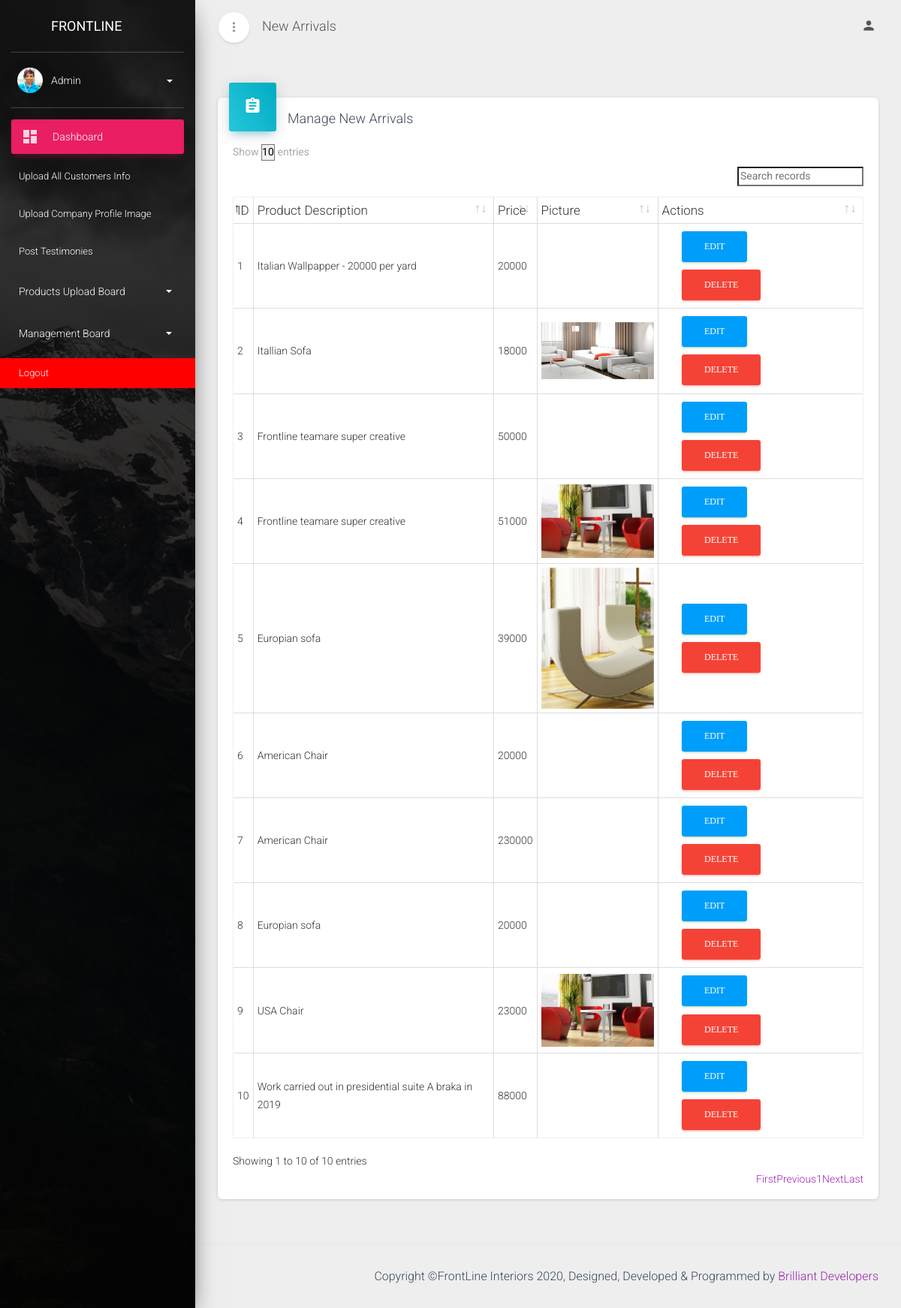
Screenshot of /admin/manageNewArrival.php (signed in) with the database file from the repository.
### tables this page shows
CREATE TABLE `newarrivals` (
  `id` int(11) NOT NULL,
  `description` text NOT NULL,
  `price` int(11) NOT NULL,
  `product_id` text NOT NULL,
  `picture` text NOT NULL
);

### admin/manageNewArrival.php (the view, shortened to what this page needs)
<?php include("include/header.php");?>
   <div class="main-panel">
     <nav class="navbar navbar-expand-lg navbar-transparent navbar-absolute fixed-top ">
       <div class="container-fluid">
         <div class="navbar-wrapper">
           <div class="navbar-minimize">
             <button id="minimizeSidebar" class="btn btn-just-icon btn-white btn-fab btn-round">
               <i class="material-icons text_align-center visible-on-sidebar-regular">more_vert</i>
             </button>
           </div>
           <a class="navbar-brand" href="#pablo">New Arrivals</a>
         </div>
         <div class="collapse navbar-collapse justify-content-end">
           <ul class="navbar-nav">
             <li class="nav-item dropdown">
               <a class="nav-link" href="#pablo" id="navbarDropdownProfile" data-toggle="dropdown" aria-haspopup="true" aria-expanded="false">
                 <i class="material-icons">person</i>
               </a>
             </li>
           </ul>
         </div>
       </div>
     </nav>
     <div class="content">
       <div class="container-fluid">
         <div class="row">
           <div class="col-md-12">
             <div class="card">
               <div class="card-header card-header-info card-header-icon">
                 <div class="card-icon">
                   <i class="material-icons">assignment</i>
                 </div>
                 <h4 class="card-title">Manage New Arrivals</h4>
               </div>
               <div class="card-body">
                 <div class="material-datatables">
                   <table id="datatables" class="table table-bordered table-no-bordered table-hover" cellspacing="0" width="100%" style="width:100%">
                     <thead>
                       <tr>
                       <th>ID</th>
                         <th>Product Description</th>
                         <th>Price</th>
                         <th>Picture</th>
                         <th class="">Actions</th>
                     </tr>
                     </thead>
                     <tbody>
                     <?php $sql = "SELECT * FROM newarrivals ORDER BY id DESC";
                            $x = 1;
                            if ($query_run = mysqli_query($connection,$sql)) {
                            while($query_row = mysqli_fetch_assoc($query_run)){
                             $desc = $query_row['description'];
                             $price = $query_row['price'];
                             $pic = $query_row['picture'];
                       ?>
                        <tr>
                        <td><?php echo $x++;?></td>
                         <td><?php echo $desc;?></td>
                         <td><?php echo $price;?></td>
                         <td><img src='<?php echo "newArrivalsFiles /" .$pic;?>' alt="" width="150px" hieght="150px" /></td>
                         <td class="text-right">
                            <ul class="nav nav-pills">
                            <li role="presentation">
                              <a href="editNewArrival.php?id=<?php echo $query_row['id']; ?>">
                               <span class="fa fa-pencil"><button class="btn btn-success btn-xs" style="background-color:#009efb;">Edit</button></span>
                              </a>
                           </li>&nbsp;&nbsp;&nbsp;&nbsp;&nbsp;&nbsp;
                             <li role="presentation">
                               <a  href='deleteNewArrival.php?id=<?php echo $query_row['id']; ?>'onclick='return confirm("Are you really sure?")'>
                                <span class="fa fa-trash"><button class="btn btn-danger btn-xs">Delete</button></span>
                               </a>
                             </li>
                           </ul>
                         </td>
                       </tr>
                          <?php
                         }
                       }
                     ?>
                     </tbody>
                   </table>
                 </div>
               </div>
             </div>
           </div>
         </div>
       </div>
     </div>
   <?php include("include/footer.php");?>

### rows the page displays
newarrivals: description "Italian Wallpapper - 20000 per yard", price "20000"
newarrivals: description "Itallian Sofa", price "18000", picture (picture)
newarrivals: description "Frontline teamare super creative", price "50000"
newarrivals: description "Frontline teamare super creative", price "51000", picture (picture)
newarrivals: description "Europian sofa", price "39000", picture (picture)
newarrivals: description "American Chair", price "20000"
newarrivals: description "American Chair", price "230000"
newarrivals: description "Europian sofa", price "20000"
newarrivals: description "USA Chair", price "23000", picture (picture)
newarrivals: description "Work carried out in presidential suite A braka in 2019", price "88000"
